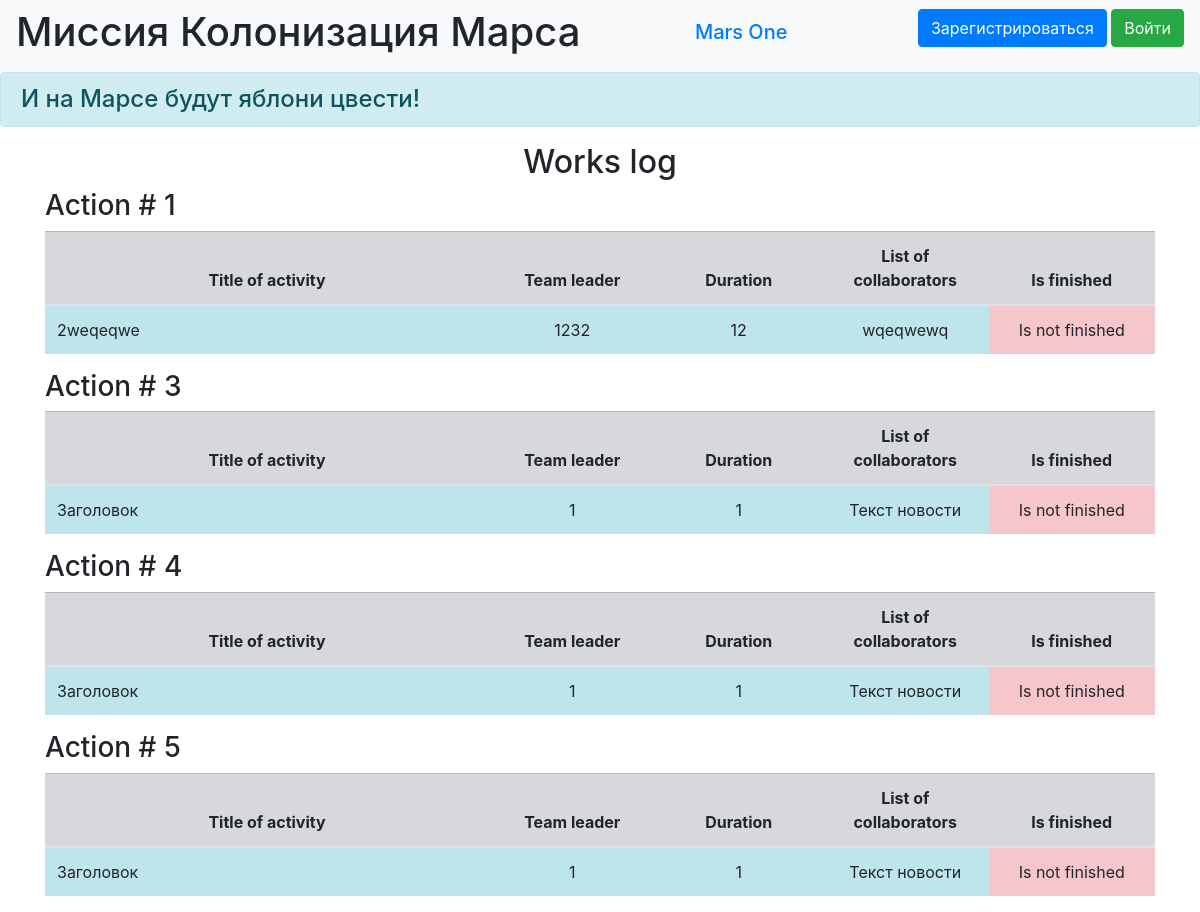
Page /jobs on the committed database.
### mars/data/jobs.py (models this page shows)
class Jobs(SqlAlchemyBase):
    __tablename__ = 'jobs'
    id = sqlalchemy.Column(sqlalchemy.Integer,
                           primary_key=True, autoincrement=True)
    team_leader = sqlalchemy.Column(sqlalchemy.Integer,
                                    sqlalchemy.ForeignKey("users.id"))
    job = sqlalchemy.Column(sqlalchemy.String, nullable=True)
    work_size = sqlalchemy.Column(sqlalchemy.Integer, nullable=True)
    collaborators = sqlalchemy.Column(sqlalchemy.String, nullable=True)
    is_finished = sqlalchemy.Column(sqlalchemy.Boolean, default=True)
    start_date = sqlalchemy.Column(sqlalchemy.DateTime,
                                   default=datetime.datetime.now)
    end_date = sqlalchemy.Column(sqlalchemy.DateTime,
                                 default=datetime.datetime.now)
    user = orm.relationship('User')

### mars/main.py (the view)
@app.route('/jobs')
def jobs():
    db_sess = db_session.create_session()
    jobs = db_sess.query(Jobs).all()
    return render_template('jobs.html', jobs=jobs)

### mars/data/db_session.py (called while the page is built)
def create_session() -> Session:
    global __factory
    return __factory()

### mars/templates/jobs.html (shortened to what this page needs)
{% extends "base.html" %}
{% block content %}
<h2>Works log</h2>
{% for item in jobs %}
<h3>Action # {{item.id}}</h3>
<table class="table">
  <thead>
    <tr class="table-secondary cell-1">
      <th scope="col" width="40%">Title of activity</th>
      <th scope="col" width="15%">Team leader</th>
      <th scope="col" width="15%">Duration</th>
      <th scope="col" width="15%">List of collaborators</th>
      <th scope="col" width="15%">Is finished</th>
    </tr>
  </thead>
  <tbody>
    <tr>
      <td scope="row" class="table-info">{{item.job}}</td>
      <td class="table-info" align="center">{{item.team_leader}}</td>
      <td class="table-info" align="center">{{item.work_size}}</td>
      <td class="table-info" align="center">{{item.collaborators}}</td>
      {% if item.is_finished %}
      <td class="table-success" align="center">Finished</td>
      {% else %}
      <td class="table-danger" align="center">Is not finished</td>
      {% endif %}
    </tr>
</table>
{% endfor %}
{% endblock %}

### mars/templates/base.html (shortened to what this page needs)
<!doctype html>
<html lang="en">
<head>
    <link rel="stylesheet"
          href="https://stackpath.bootstrapcdn.com/bootstrap/4.4.1/css/bootstrap.min.css"
>
    <link rel="stylesheet" type="text/css" href="../static/css/style.css" />
</head>
<body>
<header>
    <nav class="navbar navbar-light bg-light">
        <h1 class="muted-text">Миссия Колонизация Марса</h1>
        <h1 class="navbar-brand"><a href="#">Mars One</a></h1>
        {% if current_user.is_authenticated %}
    <a class="navbar-brand" href="/logout">{{ current_user.name }}</a>
{% else %}
    <p>
        <a class="btn btn-primary " href="/register">Зарегистрироваться</a>
        <a class="btn btn-success" href="/login">Войти</a>
    </p>
{% endif %}
    </nav>
    <h4 class="alert alert-info">И на Марсе будут яблони цвести!</h4>
</header>
<main role="main" class="container">
    {% block content %}{% endblock %}
</main>
</body>
</html>

### mars/static/css/style.css (style rules this page uses)
th, center-text { text-align: center; vertical-align: middle; }
h2 { text-align: center; }
.cell-1 { vertical-align: middle; }

### rows in the picture
Jobs: id "1", job "2weqeqwe", team_leader "1232", work_size "12", collaborators "wqeqwewq", is_finished "Is not finished"
Jobs: id "3", job "Заголовок", team_leader "1", work_size "1", collaborators "Текст новости", is_finished "Is not finished"
Jobs: id "4", job "Заголовок", team_leader "1", work_size "1", collaborators "Текст новости", is_finished "Is not finished"
Jobs: id "5", job "Заголовок", team_leader "1", work_size "1", collaborators "Текст новости", is_finished "Is not finished"
